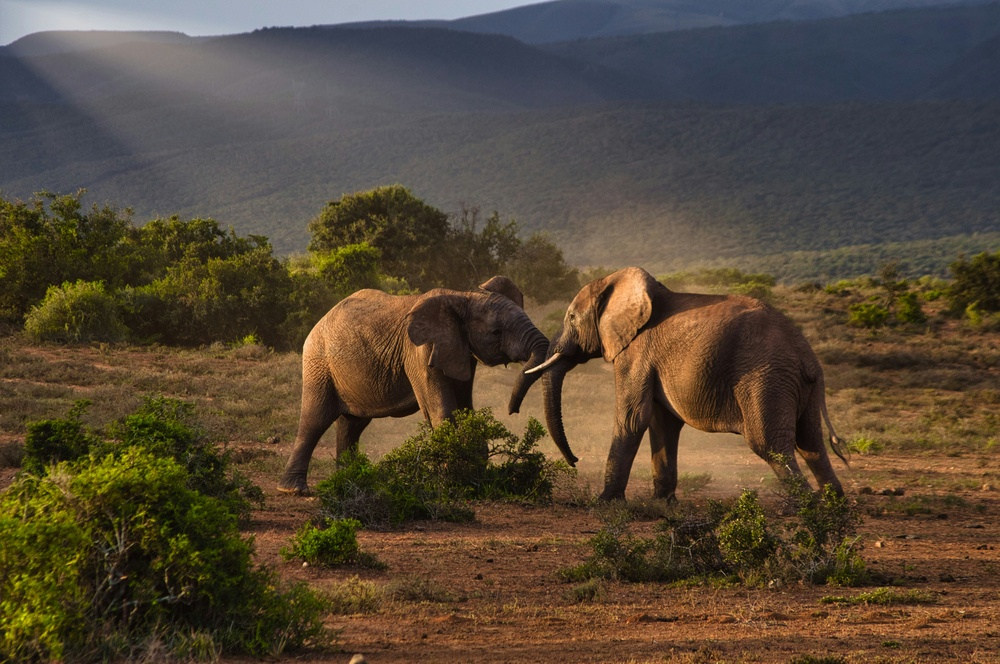
#> input picture images/color/patrick-baum-evDuzZd8Kc0.jpg, 1000 x 664 px, shrunk from 4288 x 2848 before the run
$ jupyter execute --allow-errors rgb-to-hsv-conversion.ipynb
#> lines starting #> are read from the running program, lines starting #| are printed output that depends on the picture
# Color Space - HSV (Hue Saturation and Value)

- Inaddition to RGB, color images can also be represented in HSV model.
- HSV represents each color in cylindrical coordinates rather than linear space like RGB
- HSV can be also called as HSB (Hue Saturation Brightness) or HSL (Hue Saturation Luminance)
- **Saturation** and **Value** can be normalized to *1* or another *scale factor* (eg. 10 or 100)
- HSV is more close to how human vision percieves colors

[cell 1]
import numpy as np
import matplotlib.pyplot as plt
import cv2

[cell 2]
def rgb_to_hsv_converter(rgb, scaleFactor=1):
    r, g, b = rgb
    r, g, b = r/255, g/255, b/255   # normalizing rgb values
    cmax = max(r,g,b)
    cmin = min(r,g,b)
    diff = cmax - cmin
    if cmax == cmin: # when cmax - cmin is 0, h becomes inf, hence needs separate check for it
        h = 0
    elif cmax == r:
        h = ( 0 + 60*((g-b)/diff) ) % 360   # value should not exceed 360 hence aplying modulus
    elif cmax == g:
        h = ( 120 + 60*((b-r)/diff) ) % 360
    elif cmax == b:
        h = ( 240 + 60*((r-g)/diff) ) % 360

    if h < 0:
        h = h + 360
    if cmax == 0:
        s = 0
    else:
        s = (diff/cmax) * scaleFactor
    v = cmax * scaleFactor

    return h,s,v

[cell 3]
rgb_to_hsv_converter(np.array([100,200,50]))

#> (a cell that did not finish here is left out)

#> (a cell that did not finish here is left out)

Red is 74, Green is 42 and Blue is 53

#> (a cell that did not finish here is left out)

#> (a cell that did not finish here is left out)

#### Note: RGB to HSV converter function used above is taking more time to generate hsv image

#> (a cell that did not finish here is left out)

#> (a cell that did not finish here is left out)

### Converting RGB image to HSV using OpenCV

#> (a cell that did not finish here is left out)

#> (a cell that did not finish here is left out)

[cell 12]
im1 = cv2.imread('../images/color/patrick-baum-evDuzZd8Kc0.jpg')
#> im1 is the input picture: shape (664, 1000, 3); mean B, G, R 55.8, 72.3, 85.7
im1 = im1[:,:,::-1] # Converting opencv default BGR to RGB
plt.imshow(im1)

[cell 13]
hsv_img = cv2.cvtColor(im1,cv2.COLOR_RGB2HSV)
#> hsv_img: shape (664, 1000, 3); mean H, S, V 46.1, 115.8, 90.4
plt.imshow(hsv_img)

[cell 14]
rgb_img = cv2.cvtColor(hsv_img,cv2.COLOR_HSV2RGB)
rgb_img_full = cv2.cvtColor(hsv_img,cv2.COLOR_HSV2RGB_FULL)
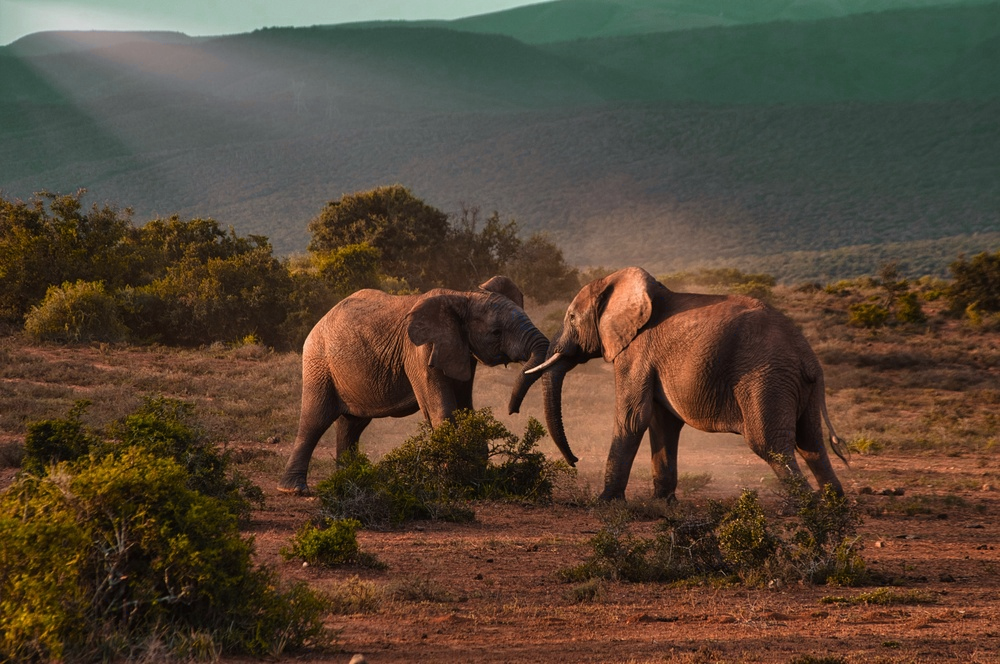
#> rgb_img_full: shape (664, 1000, 3); mean R, G, B 85.7, 69.9, 54.1
bgr_img = cv2.cvtColor(hsv_img,cv2.COLOR_HSV2BGR)
bgr_img_full = cv2.cvtColor(hsv_img,cv2.COLOR_HSV2BGR_FULL)

[cell 15]
fig, axs = plt.subplots(nrows=2,ncols=3,figsize=(16,9))

axs[0,0].imshow(im1)
axs[0,0].set_title('Original Image')
axs[0,0].set_xticks([])
axs[0,0].set_yticks([])

axs[0,1].imshow(hsv_img)
axs[0,1].set_title('HSV Image')
axs[0,1].set_xticks([])
axs[0,1].set_yticks([])

axs[0,2].imshow(rgb_img)
axs[0,2].set_title('RGB Image')
axs[0,2].set_xticks([])
axs[0,2].set_yticks([])

axs[1,0].imshow(rgb_img_full)
axs[1,0].set_title('RGB Full Image')
axs[1,0].set_xticks([])
axs[1,0].set_yticks([])

axs[1,1].imshow(bgr_img)
axs[1,1].set_title('BGR Image')
axs[1,1].set_xticks([])
axs[1,1].set_yticks([])

axs[1,2].imshow(bgr_img_full)
axs[1,2].set_title('BGR Full Image')
axs[1,2].set_xticks([])
axs[1,2].set_yticks([])
#> figure, not shown here; B, G, R data is drawn as R, G, B


$ run again, with images/color/chayse-larsen-w-YdLonYYoc.jpg copied over images/color/patrick-baum-evDuzZd8Kc0.jpg
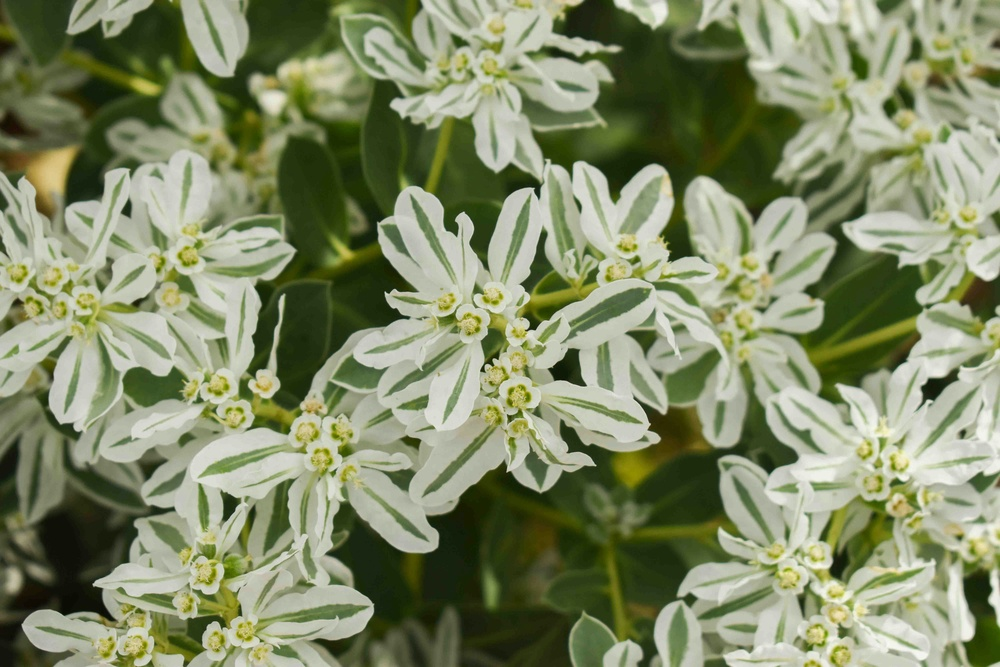
#> input picture images/color/chayse-larsen-w-YdLonYYoc.jpg, 1000 x 667 px, shrunk from 6000 x 4000 before the run
#> im1 is the input picture: shape (667, 1000, 3); mean B, G, R 102.2, 137.4, 128.7
#> hsv_img: shape (667, 1000, 3); mean H, S, V 37.7, 92.3, 137.7
#> `rgb_img_full = cv2.cvtColor(hsv_img,cv2.COLOR_HSV2RGB_FULL)`:
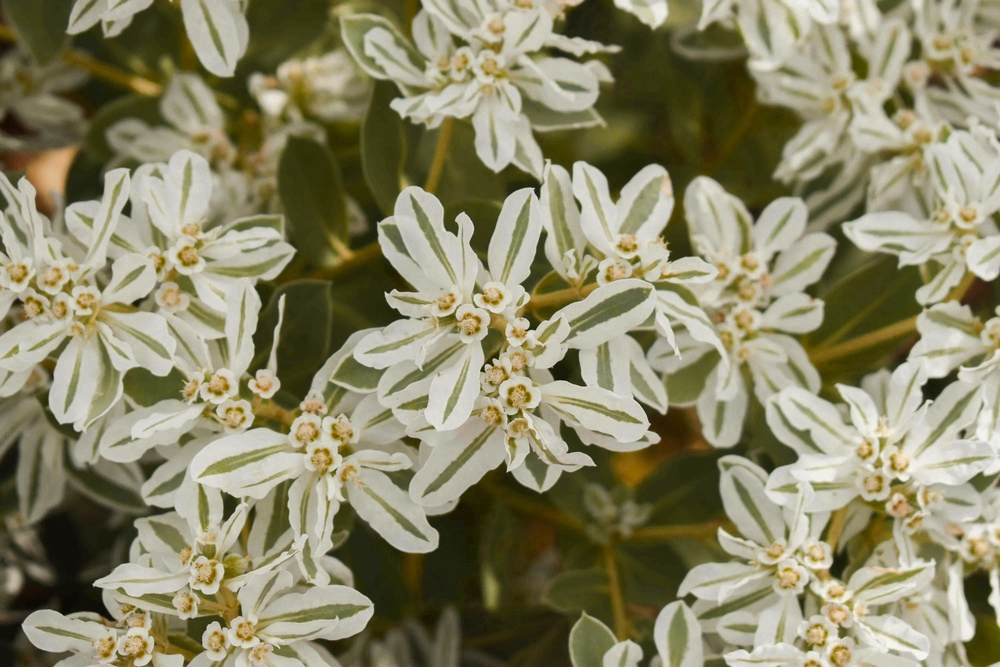
#> rgb_img_full: shape (667, 1000, 3); mean R, G, B 137.3, 133.1, 102.2

$ run again, with images/color/gerhard-crous-G_mYUvUHh_U.jpg copied over images/color/patrick-baum-evDuzZd8Kc0.jpg
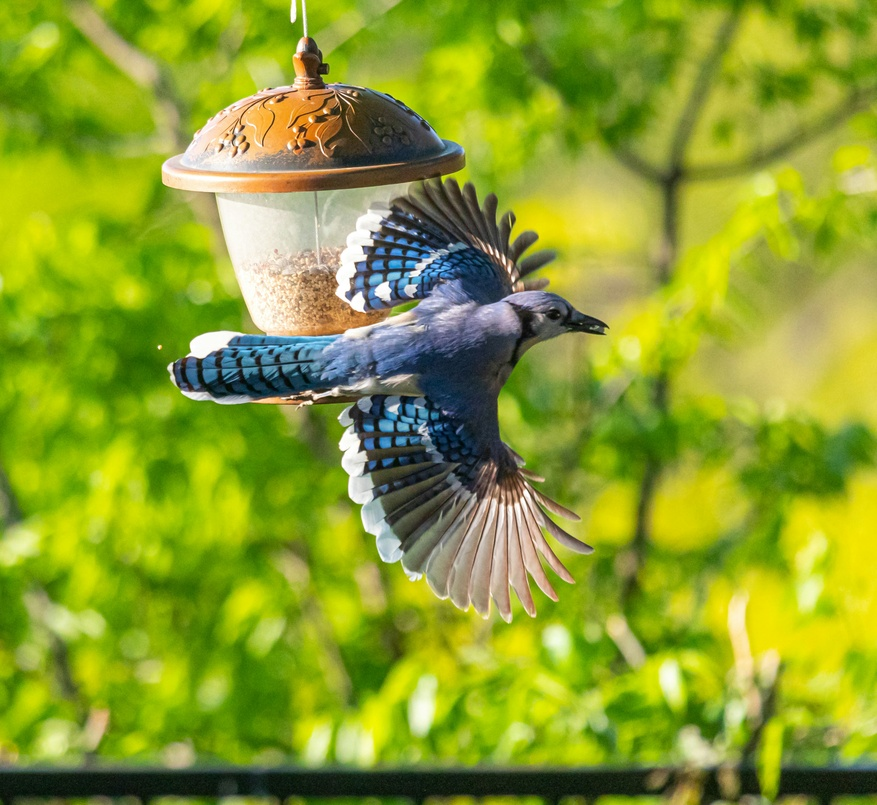
#> input picture images/color/gerhard-crous-G_mYUvUHh_U.jpg, 877 x 805 px, shrunk from 3651 x 3353 before the run
#> im1 is the input picture: shape (805, 877, 3); mean B, G, R 44.7, 158.8, 139.3
#> hsv_img: shape (805, 877, 3); mean H, S, V 39.6, 186.5, 163
#> `rgb_img_full = cv2.cvtColor(hsv_img,cv2.COLOR_HSV2RGB_FULL)`:
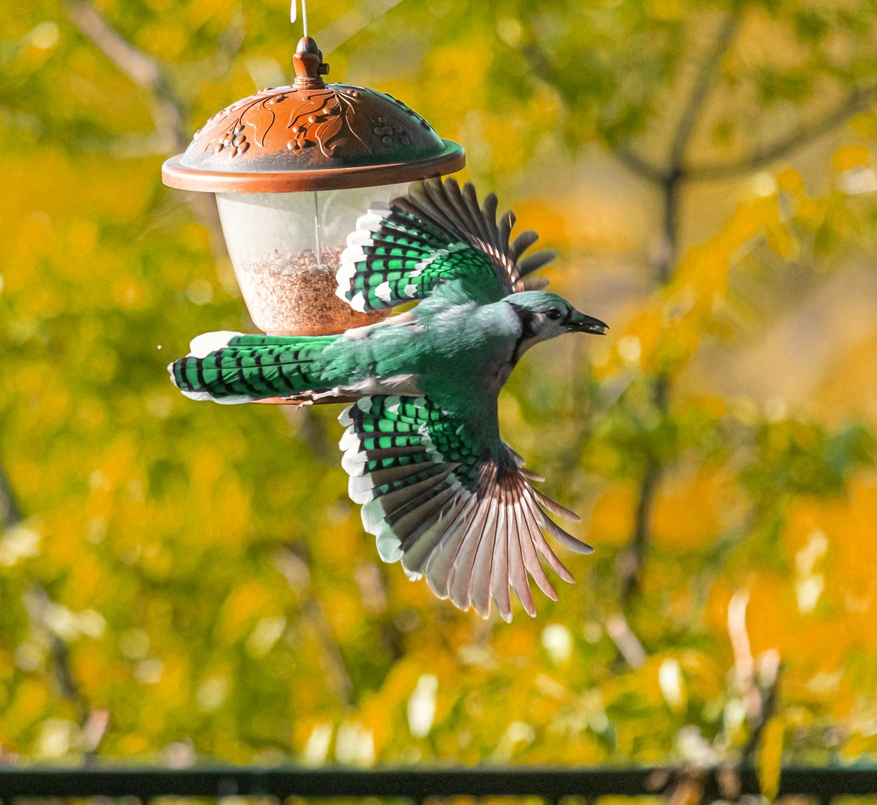
#> rgb_img_full: shape (805, 877, 3); mean R, G, B 159.8, 140.7, 43.2
